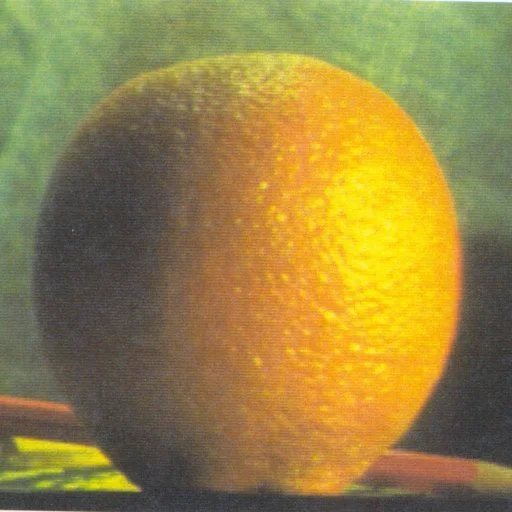
#> input picture Semestres/Agentes Inteligentes/images/orange.webp, 512 x 512 px
$ jupyter execute --allow-errors MergeOrangeApple.ipynb
#> lines starting #> are read from the running program, lines starting #| are printed output that depends on the picture
[cell 1]
import numpy as np
import cv2
from matplotlib import pyplot as plt

# Read images

[cell 2]
fig = plt.figure()

orange = cv2.imread("../../images/orange.webp")
#> orange is the input picture: shape (512, 512, 3); mean B, G, R 69.3, 131.9, 150.4
o = fig.add_subplot(2,2,1)
o.imshow(cv2.cvtColor(orange, cv2.COLOR_BGR2RGB))

apple = cv2.imread("../../images/apple.jpg")
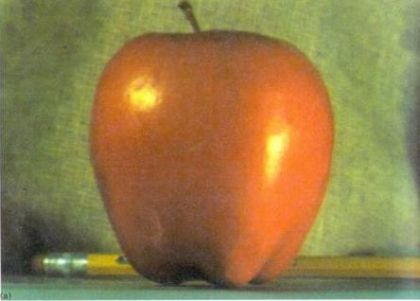
#> input picture Semestres/Agentes Inteligentes/images/apple.jpg, 420 x 301 px
#> apple is the input picture: shape (301, 420, 3); mean B, G, R 72.9, 123.8, 147.5
a = fig.add_subplot(2,2,2)
a.imshow(cv2.cvtColor(apple, cv2.COLOR_BGR2RGB))
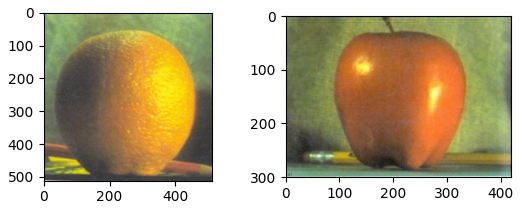
#> figure drawn by matplotlib, 2 panels

### Downsample // Upsample

[cell 3]
def downsample(img):
    return cv2.pyrDown(img)
def upsample(img):
    return cv2.pyrUp(img)

little = downsample(orange)
plt.imshow(cv2.cvtColor(little, cv2.COLOR_BGR2RGB))
plt.show()


big = upsample(orange)
plt.imshow(cv2.cvtColor(big, cv2.COLOR_BGR2RGB))
plt.show()
